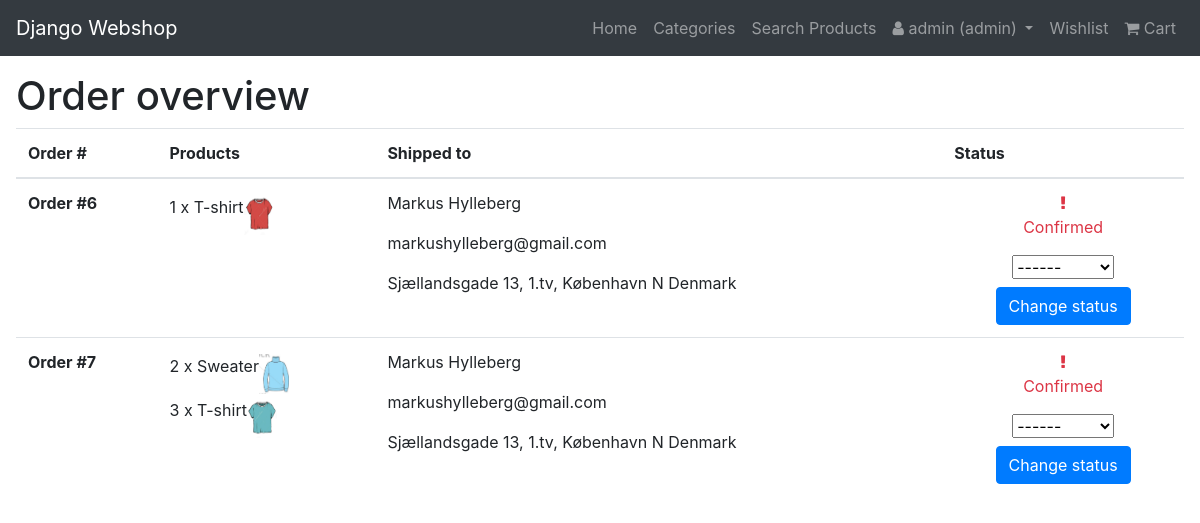
Page /shop/order_overview (signed in) on the earlier database version.
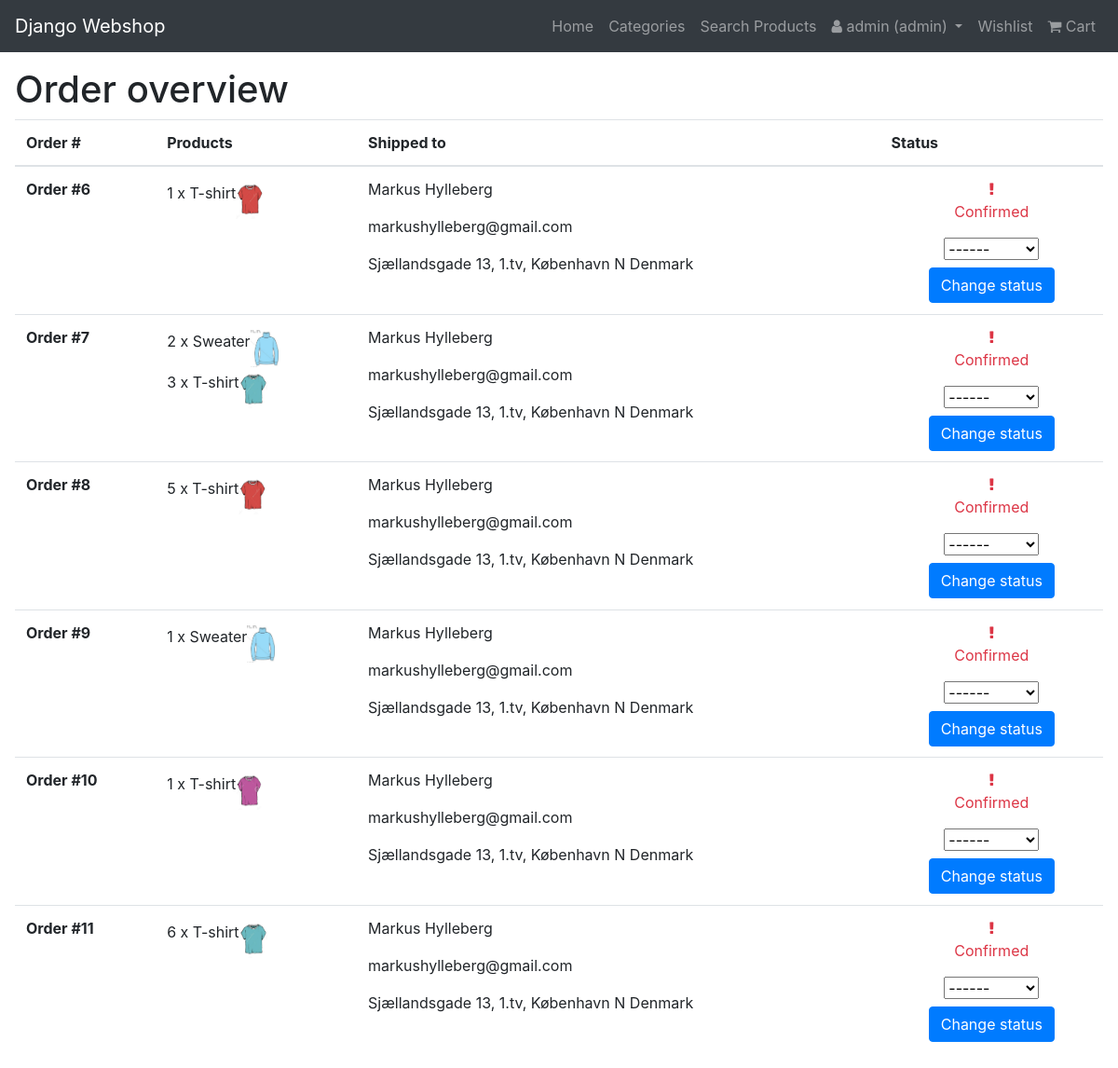
Same page on the later database version.
### shop/models.py (models this page shows, shortened)
class Invoice(models.Model):
    user = models.ForeignKey(User, null=True, on_delete=models.SET_NULL)
    shipping_method = models.ForeignKey(ShippingMethod, null=True, on_delete=models.SET_NULL)
    transaction_datetime = models.DateTimeField(default=datetime.now, blank=True)
    total_price = models.DecimalField(max_digits=19, decimal_places=2)
    shipping_address = models.CharField(max_length=200)
    shipping_city = models.CharField(max_length=120)
    shipping_country = models.CharField(max_length=100)
    status = models.CharField(max_length=20, default='Confirmed')

class InvoiceProduct(models.Model):
    invoice = models.ForeignKey(Invoice, on_delete=models.CASCADE)
    product = models.ForeignKey(ProductVariant, on_delete=models.CASCADE) ## Should be PROTECT, but for development we'll keep it at CASCADE
    quantity = models.PositiveIntegerField()

class ProductVariant(models.Model):
    product = models.ForeignKey(Product, on_delete=models.CASCADE)
    price = models.DecimalField(max_digits=19, decimal_places=2)
    stock = models.PositiveIntegerField()
    image = models.ImageField(validators=[FileExtensionValidator(allowed_extensions=['jpg', 'png', 'jpeg'])])

class Product(models.Model):
    title = models.CharField(max_length=150)
    description = models.TextField()
    category = models.ForeignKey(ProductCategory, null=True, on_delete=models.SET_NULL)

### shop/views.py (the view, shortened to what this page needs)
# urls.py: path('order_overview', views.order_overview, name='order_overview'),
def order_overview(req):
    context = {}
    if req.user.is_authenticated and req.user.is_superuser:
        invoices = Invoice.objects.all()
        invoice_products = InvoiceProduct.objects.all()
        context = {
            'invoices': invoices,
            'invoice_products': invoice_products
        }
    else:
        return HttpResponseRedirect(reverse('shop:index'))
    return render(req, 'pages/administator/order_overview.html', context)

### shop/templates/pages/administator/order_overview.html (shortened to what this page needs)
{% extends '_base.html' %}
{% block content %}
    <div class="m-3">
        <h1>Order overview</h1>
        <table class="table">
        <thead>
            <tr>
                <th scope="col">Order #</th>
                <th scope="col">Products</th>
                <th scope="col">Shipped to</th>
                <th scope="col">Status</th>
            </tr>
        </thead>
        <tbody>
            {% for invoice in invoices %}
                <tr>
                    <th scope="row">Order #{{ invoice.id }}</th>
                    <td>
                        {% for invoice_product in invoice_products %}
                            {% if invoice_product.invoice.id == invoice.id %}
                                <div class="d-flex my-1">
                                    <p>{{ invoice_product.quantity }} x {{ invoice_product.product.product.title }}</p>
                                    <img class="very-small-img" src="{{ invoice_product.product.image.url }}">
                                </div>
                            {% endif %}
                        {% endfor %}
                    </td>
                    <td>
                        <div>
                            <p>{{ invoice.user.first_name }} {{ invoice.user.last_name }}</p>
                            <p>{{ invoice.user.email }}</p>
                            <p>{{ invoice.shipping_address }}, {{ invoice.shipping_city }} {{ invoice.shipping_country }}</p>
                        </div>
                    </td>
                    <td>
                        <div class="text-center">
                            {% if invoice.status == 'Confirmed' %}
                                <i class="fa fa-exclamation text-danger"></i>
                                <p class="text-danger">{{ invoice.status }}</p>
                            {% elif invoice.status == 'Shipped' %}
                                <i class="fa fa-truck text-info"></i>
                                <p class="text-info">{{ invoice.status }}</p>
                            {% else %}
                                <i class="fa fa-check-circle text-success"></i>
                                <p class="text-success">{{ invoice.status }}</p>
                            {% endif %}
                            <form action="{% url 'shop:order_overview' %}" method="POST">
                                <select name="order_status">
                                    <option value="0" selected>------</option>
                                </select>
                                <br />
                                <button class="btn btn-primary mt-2">Change status</button>
                            </form>
                        </div>
                    </td>
                </tr>
                <tr>
            {% endfor %}
        </tbody>
        </table>
    </div>
{% endblock %}

### templates/_base.html (shortened to what this page needs)
{% load static %}
<!DOCTYPE html>
<html lang="en">
<head>
    <link rel="stylesheet" href="https://stackpath.bootstrapcdn.com/bootstrap/4.3.1/css/bootstrap.min.css">
    <link rel="stylesheet" href="https://stackpath.bootstrapcdn.com/font-awesome/4.7.0/css/font-awesome.min.css">
    <link rel="stylesheet" href="{% static 'css/app.css' %}">
</head>
<body>
    {% if user.is_authenticated %}
        {% if user.is_superuser %}
            <nav class="navbar navbar-expand-lg navbar-dark bg-dark">
                <a class="navbar-brand" href={% url 'shop:index' %}>Django Webshop</a>
                <div class="collapse navbar-collapse" id="navbarSupportedContent">
                    <ul class="navbar-nav ml-auto">
                        <li class="nav-item">
                            <a class="nav-link" href={% url 'shop:index' %}>Home <span class="sr-only">(current)</span></a>
                        </li>
                        <li class="nav-item">
                            <a class="nav-link" href={% url 'shop:categories' %}>Categories <span class="sr-only">(current)</span></a>
                        </li>
                        <li class="nav-item">
                            <a class="nav-link" href={% url 'shop:search' %}>Search Products<span class="sr-only">(current)</span></a>
                        </li>
                        <li class="nav-item dropdown">
                            <a class="nav-link dropdown-toggle" href="#" id="navbarDropdown" role="button" data-toggle="dropdown" aria-haspopup="true" aria-expanded="false">
                            <i class="fa fa-user"></i> {{ user }} (admin)
                            </a>
                        </li>
                        <li class="nav-item">
                            <a class="nav-link" href={% url 'shop:wishlist' %}>Wishlist<span class="sr-only">(current)</span></a>
                        </li>
                        <li class="nav-item">
                            <a class="nav-link" href={% url 'shop:cart' %}><i class="fa fa-shopping-cart"></i> Cart<span class="sr-only">(current)</span></a>
                        </li>
                    </ul>
                </div>
            </nav>
        {% endif %}
    {% endif %}
    {% block content %}
    {% endblock %}
</body>
</html>

### django_webshop/static/css/app.css (style rules this page uses)
.very-small-img { max-width: 30px; }

Differences in the rows shown:
added Invoice: id "8", user.first_name "Markus", user.last_name "Hylleberg", user.email "markushylleberg@gmail.com", shipping_address "Sjællandsgade 13, 1.tv", shipping_city "København N", shipping_country "Denmark", status "Confirmed"
added InvoiceProduct: quantity "5", product.product "T-shirt", product.image (picture), shown under "8"
added Invoice: id "9", user.first_name "Markus", user.last_name "Hylleberg", user.email "markushylleberg@gmail.com", shipping_address "Sjællandsgade 13, 1.tv", shipping_city "København N", shipping_country "Denmark", status "Confirmed"
added InvoiceProduct: quantity "1", product.product "Sweater", product.image (picture), shown under "9"
added Invoice: id "10", user.first_name "Markus", user.last_name "Hylleberg", user.email "markushylleberg@gmail.com", shipping_address "Sjællandsgade 13, 1.tv", shipping_city "København N", shipping_country "Denmark", status "Confirmed"
added InvoiceProduct: quantity "1", product.product "T-shirt", product.image (picture), shown under "10"
added Invoice: id "11", user.first_name "Markus", user.last_name "Hylleberg", user.email "markushylleberg@gmail.com", shipping_address "Sjællandsgade 13, 1.tv", shipping_city "København N", shipping_country "Denmark", status "Confirmed"
added InvoiceProduct: quantity "6", product.product "T-shirt", product.image (picture), shown under "11"
